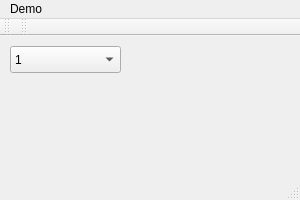
<?xml version="1.0" encoding="UTF-8"?>
<ui version="4.0">
 <class>MainWindow</class>
 <widget class="QMainWindow" name="MainWindow">
  <property name="geometry">
   <rect>
    <x>0</x>
    <y>0</y>
    <width>300</width>
    <height>200</height>
   </rect>
  </property>
  <property name="minimumSize">
   <size>
    <width>300</width>
    <height>200</height>
   </size>
  </property>
  <property name="maximumSize">
   <size>
    <width>300</width>
    <height>200</height>
   </size>
  </property>
  <property name="windowTitle">
   <string>MainWindow</string>
  </property>
  <property name="toolTip">
   <string>ToolTip提示框</string>
  </property>
  <property name="styleSheet">
   <string notr="true"/>
  </property>
  <widget class="QWidget" name="centralWidget">
   <widget class="QComboBox" name="comboBox">
    <property name="geometry">
     <rect>
      <x>10</x>
      <y>10</y>
      <width>111</width>
      <height>27</height>
     </rect>
    </property>
    <item>
     <property name="text">
      <string>1</string>
     </property>
    </item>
    <item>
     <property name="text">
      <string>2</string>
     </property>
    </item>
    <item>
     <property name="text">
      <string>3</string>
     </property>
    </item>
    <item>
     <property name="text">
      <string>4</string>
     </property>
    </item>
    <item>
     <property name="text">
      <string>5</string>
     </property>
    </item>
    <item>
     <property name="text">
      <string>6</string>
     </property>
    </item>
    <item>
     <property name="text">
      <string>7</string>
     </property>
    </item>
    <item>
     <property name="text">
      <string>8</string>
     </property>
    </item>
    <item>
     <property name="text">
      <string>9</string>
     </property>
    </item>
    <item>
     <property name="text">
      <string>10</string>
     </property>
    </item>
    <item>
     <property name="text">
      <string>11</string>
     </property>
    </item>
    <item>
     <property name="text">
      <string>12</string>
     </property>
    </item>
    <item>
     <property name="text">
      <string>13</string>
     </property>
    </item>
    <item>
     <property name="text">
      <string>14</string>
     </property>
    </item>
    <item>
     <property name="text">
      <string>15</string>
     </property>
    </item>
    <item>
     <property name="text">
      <string>16</string>
     </property>
    </item>
    <item>
     <property name="text">
      <string>17</string>
     </property>
    </item>
    <item>
     <property name="text">
      <string>18</string>
     </property>
    </item>
    <item>
     <property name="text">
      <string>19</string>
     </property>
    </item>
    <item>
     <property name="text">
      <string>20</string>
     </property>
    </item>
   </widget>
  </widget>
  <widget class="QMenuBar" name="menuBar">
   <property name="geometry">
    <rect>
     <x>0</x>
     <y>0</y>
     <width>300</width>
     <height>25</height>
    </rect>
   </property>
   <widget class="QMenu" name="menuHello">
    <property name="title">
     <string>Demo</string>
    </property>
   </widget>
   <addaction name="menuHello"/>
  </widget>
  <widget class="QToolBar" name="mainToolBar">
   <attribute name="toolBarArea">
    <enum>TopToolBarArea</enum>
   </attribute>
   <attribute name="toolBarBreak">
    <bool>false</bool>
   </attribute>
  </widget>
  <widget class="QStatusBar" name="statusBar"/>
  <widget class="QToolBar" name="toolBar">
   <property name="windowTitle">
    <string>toolBar</string>
   </property>
   <attribute name="toolBarArea">
    <enum>TopToolBarArea</enum>
   </attribute>
   <attribute name="toolBarBreak">
    <bool>false</bool>
   </attribute>
  </widget>
  <action name="actionAsd">
   <property name="text">
    <string>asd</string>
   </property>
  </action>
  <action name="actionAsd_2">
   <property name="text">
    <string>asd</string>
   </property>
  </action>
 </widget>
 <layoutdefault spacing="6" margin="11"/>
 <resources/>
 <connections/>
</ui>
